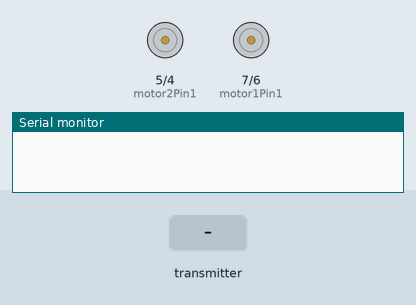
Recording of a sketch running on a simulated Arduino Uno, built with avr-gcc and run on an emulated ATmega328P. On the bench: motor-driver pin pairs drawn as motors (green arrow = first pin HIGH = forward, orange = second pin HIGH = backward, longer = more drive), the last lines printed to the serial monitor. Inputs (shaded band) come from the test bench. No radio packets arrive unless stated.

Above: at 1.2 s.
1.3 s: the transmitter starts sending datos.0 = 0
At 1.6 s:
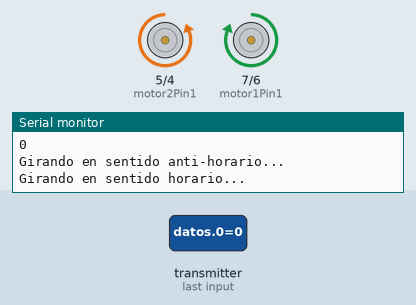
2.8 s: the transmitter starts sending datos.1 = 512
At 4.0 s:
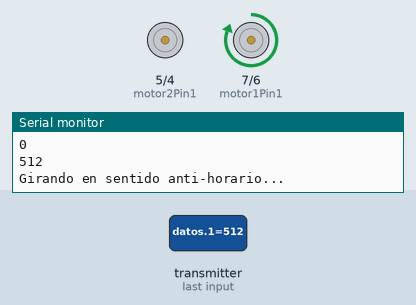
4.3 s: the transmitter starts sending datos.0 = 1023
At 4.7 s:
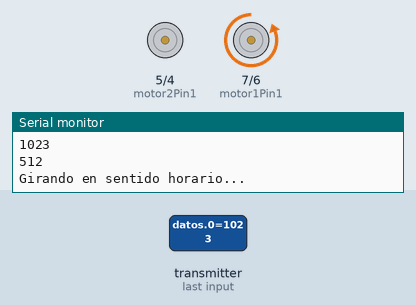
5.8 s: the transmitter starts sending datos.1 = 0
At 6.5 s:
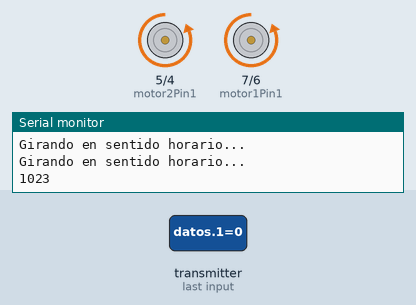
7.4 s: the transmitter starts sending datos.0 = 512
At 8.7 s:
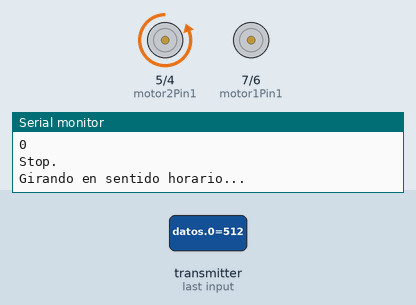
9.0 s: the transmitter starts sending datos.1 = 1023
At 9.7 s:
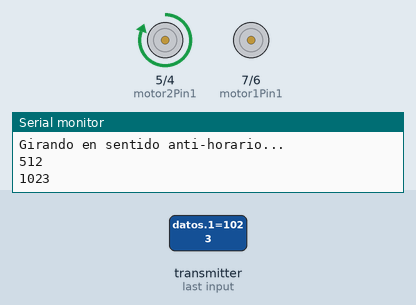
Timing chart, 0 to 11.5 s (numbered marks = the images above; inputs shaded):
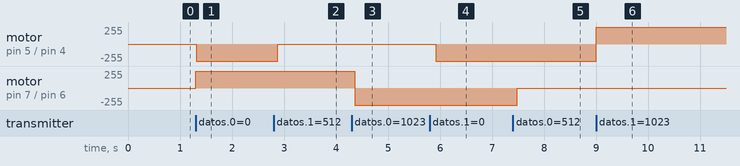

The sketch:

robot_rf_rec.ino
```cpp
#include <SPI.h>
#include <RF24.h>

const int motor1Pin1 = 7; // Entrada 2 del puente-H
const int motor1Pin2 = 6; // Entrada 7 del puente-H

const int motor2Pin1 = 5; // Entrada 2 del puente-H
const int motor2Pin2 = 4; // Entrada 7 del puente-H

RF24 radio(9, 10); // CE, CSN
const byte direccion[5] = "00001";

int datos[2];

void setup() {
  Serial.begin(9600); //Iniciamos la comunicacion serial
  radio.begin();

  radio.openReadingPipe(0, direccion);
  radio.setPALevel(RF24_PA_MIN);
  radio.startListening();

  pinMode(motor1Pin1, OUTPUT);
  pinMode(motor1Pin2, OUTPUT);

  pinMode(motor2Pin1, OUTPUT);
  pinMode(motor2Pin2, OUTPUT);
}

void loop() {

  if (radio.available()){
    radio.read(&datos, sizeof(datos));
    Serial.println(datos[0]);
    Serial.println(datos[1]);

    if (datos[0] > 600) {
      Serial.println("Girando en sentido horario...");
      digitalWrite(motor1Pin1,LOW);
      digitalWrite(motor1Pin2,HIGH);
    }

    else if (datos[0] < 300) {
      Serial.println("Girando en sentido anti-horario...");
      digitalWrite(motor1Pin1,HIGH);
      digitalWrite(motor1Pin2,LOW);
    }

    else if (datos[0] > 300 && datos[0] < 600) {
      Serial.println("Stop.");
      digitalWrite(motor1Pin1,LOW);
      digitalWrite(motor1Pin2,LOW);
    }

    if (datos[1] > 600) {
      Serial.println("Girando en sentido anti-horario...");
      digitalWrite(motor2Pin1,HIGH);
      digitalWrite(motor2Pin2,LOW);
    }

    else if (datos[1] < 300) {
      Serial.println("Girando en sentido horario...");
      digitalWrite(motor2Pin1,LOW);
      digitalWrite(motor2Pin2,HIGH);
    }

    else if (datos[1] > 300 && datos[1] < 600) {
      Serial.println("Stop.");
      digitalWrite(motor2Pin1,LOW);
      digitalWrite(motor2Pin2,LOW);
    }
  }
}
```

Measured:
- after the input at 1.3 s, motor on pin 5 (motor2Pin1) / pin 4 (motor2Pin2): stopped → backward 255/255 at once; motor on pin 7 (motor1Pin1) / pin 6 (motor1Pin2): stopped → forward 255/255 at once
- after the input at 2.8 s, motor on pin 5 (motor2Pin1) / pin 4 (motor2Pin2): backward 255/255 → stopped after 0.08 s
- after the input at 4.3 s, motor on pin 7 (motor1Pin1) / pin 6 (motor1Pin2): forward 255/255 → backward 255/255 after 0.06 s
- after the input at 5.8 s, motor on pin 5 (motor2Pin1) / pin 4 (motor2Pin2): stopped → backward 255/255 after 0.11 s
- after the input at 7.4 s, motor on pin 7 (motor1Pin1) / pin 6 (motor1Pin2): backward 255/255 → stopped after 0.08 s
- after the input at 9.0 s, motor on pin 5 (motor2Pin1) / pin 4 (motor2Pin2): backward 255/255 → forward 255/255 at once
